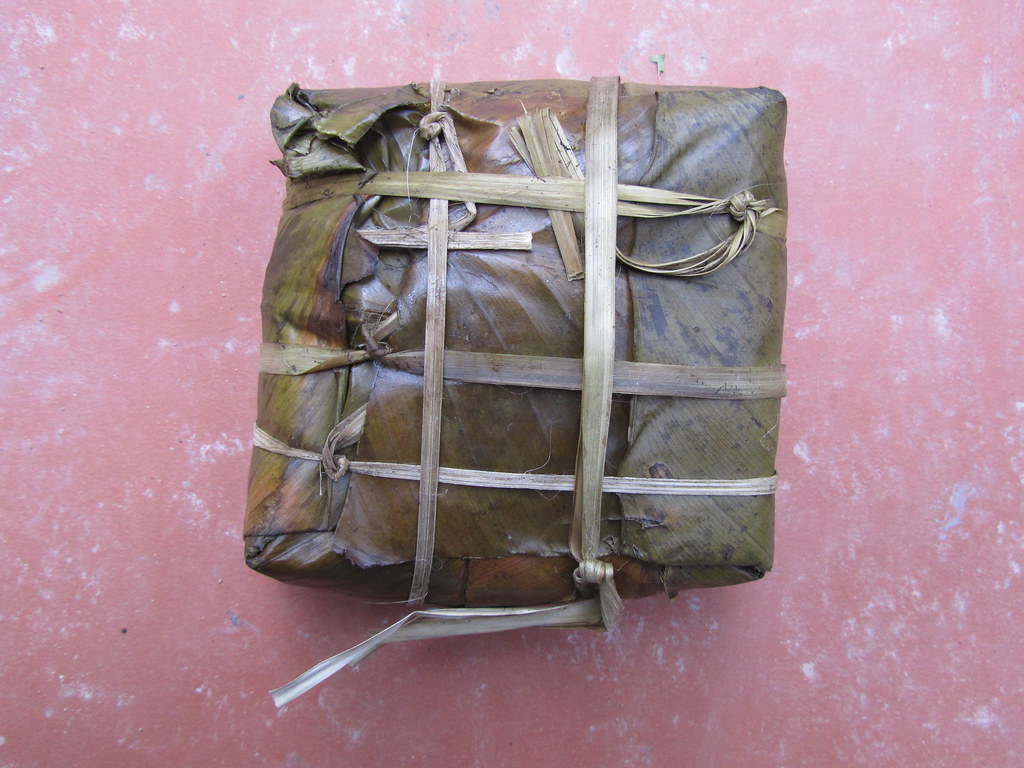
#> input picture dataset/Images/Banh chung/106.jpg, 1024 x 768 px
$ python -i preprocess.py   (imports and definitions only)   (older library calls are emulated)
#> lines starting #> are read from the running program, lines starting #| are printed output that depends on the picture
# -*- coding: utf-8 -*-
"""
src/preprocess.py - MODULE TIỀN XỬ LÝ DỮ LIỆU ẢNH MÓN ĂN MIỀN BẮC VIỆT NAM
Tuân thủ nghiêm ngặt quy trình KDD / CRISP-DM:
Làm sạch -> Chuẩn hóa tên/nhãn -> Chia tập Stratified (70/15/15) -> Biến đổi ảnh -> Data Augmentation (CHỈ TRÊN TRAIN)

Đặc biệt:
- Không xóa tự động hoàn toàn: Gắn cờ (flag) ra file flagged_images.csv để người dùng thẩm tra bằng mắt.
- Toàn bộ ngưỡng cấu hình đặt ở đầu file (CONFIG).
- Tránh rò rỉ dữ liệu (Data Leakage): Mọi biến đổi thống kê và sinh mẫu chỉ áp dụng trên Train set.
"""

import os
import sys
import glob
import json
import shutil
import hashlib
import logging
from pathlib import Path
from typing import Dict, List, Tuple, Optional, Any

import cv2
import numpy as np
import pandas as pd
from PIL import Image, ImageOps, ExifTags
import imagehash
from tqdm import tqdm
from sklearn.model_selection import train_test_split
from sklearn.preprocessing import LabelEncoder

# Thiết lập logging ghi nhận chi tiết quy trình KDD
# [5 lines not run here, left out]
logger = logging.getLogger(__name__)
BASE_DIR = Path(__file__).resolve().parent.parent

# ==============================================================================
# 0. CẤU HÌNH NGƯỠNG KIỂM TRA (DỄ DÀNG HIỆU CHỈNH TRƯỚC KHI BẢO VỆ)
# ==============================================================================
CONFIG = {
    # Kích thước tối thiểu để không bị coi là ảnh rác/icon/thumbnail hỏng
    'MIN_WIDTH': 100,
    'MIN_HEIGHT': 100,

    # Kích thước chuẩn hóa đầu vào theo đề bài
    'TARGET_SIZE': (224, 224),

    # Ngưỡng phát hiện ảnh mờ (Phương sai của toán tử Laplacian)
    # Ảnh có var(Laplacian) < BLUR_THRESHOLD coi như bị rung tay, out-focus
    'BLUR_THRESHOLD': 80.0,

    # Ngưỡng phát hiện ánh sáng bất thường (Độ sáng trung bình kênh V hoặc Grayscale [0..255])
    'BRIGHTNESS_LOW': 35.0,    # Quá tối (underexposed)
    'BRIGHTNESS_HIGH': 225.0,  # Quá chói lóa (overexposed)

    # Ngưỡng phát hiện trùng lặp Perceptual Hash (Hamming distance)
    # Khoảng cách <= 4 được coi là ảnh gần như y hệt hoặc chỉ khác tỉ lệ nhẹ
    'PHASH_HAMMING_THRESHOLD': 4,

    # Phân vị khoảng cách Mahalanobis/Euclidean tới tâm lớp để nghi ngờ sai nhãn
    'OUTLIER_PERCENTILE': 95.0,

    # Tỉ lệ phân chia tập dữ liệu chuẩn mực
    'TRAIN_RATIO': 0.70,
    'VAL_RATIO': 0.15,
    'TEST_RATIO': 0.15,
    'RANDOM_STATE': 42,

    # Tham số xử lý tương phản thích ứng CLAHE
    'CLAHE_CLIP_LIMIT': 2.0,
    'CLAHE_TILE_GRID': (8, 8),

    # Mục tiêu số ảnh sau cân bằng Augmentation cho mỗi lớp trên tập train
    'TARGET_TRAIN_SAMPLES_PER_CLASS': 700
}


# ==============================================================================
# GIAI ĐOẠN 2.1: LÀM SẠCH VÀ PHÁT HIỆN BẤT THƯỜNG (CLEANING & AUDITING)
# ==============================================================================

# [377 lines left out: functions fix_image_exif_and_convert_rgb, calculate_md5, calculate_phash, calculate_blur_variance, calculate_brightness, audit_and_flag_dataset and 2 more, not called in this run]


# ==============================================================================
# GIAI ĐOẠN 2.4: BIẾN ĐỔI ẢNH (RESIZE, CLAHE, WHITE BALANCE, DENOISE, NORMALIZE)
# ==============================================================================

def resize_letterbox(
    image: np.ndarray,
    target_size: Tuple[int, int] = (224, 224),
    pad_color: Tuple[int, int, int] = (128, 128, 128)
) -> np.ndarray:
    """
    Resize ảnh giữ nguyên tỉ lệ khung hình (Aspect Ratio),
    thêm viền đệm (padding letterbox) màu xám để tránh làm méo dạng món ăn.
    """
    target_w, target_h = target_size
    h, w = image.shape[:2]
    scale = min(target_w / w, target_h / h)

    new_w = int(w * scale)
    new_h = int(h * scale)

    resized = cv2.resize(image, (new_w, new_h), interpolation=cv2.INTER_AREA)
    canvas = np.full((target_h, target_w, 3), pad_color, dtype=np.uint8)

    dx = (target_w - new_w) // 2
    dy = (target_h - new_h) // 2
    canvas[dy:dy+new_h, dx:dx+new_w] = resized
    return canvas


def apply_clahe_lab(image_rgb: np.ndarray, clip_limit: float = 2.0, grid_size: Tuple[int, int] = (8, 8)) -> np.ndarray:
    """
    Áp dụng thuật toán cân bằng biểu đồ tần suất thích ứng giới hạn độ tương phản (CLAHE)
    riêng trên kênh L (Độ chói) của không gian màu CIE LAB.
    Giúp làm rõ chi tiết sợi phở, lát thịt, cọng rau mà KHÔNG làm đổi tông màu gốc.
    """
    lab = cv2.cvtColor(image_rgb, cv2.COLOR_RGB2LAB)
    l_channel, a_channel, b_channel = cv2.split(lab)

    clahe = cv2.createCLAHE(clipLimit=clip_limit, tileGridSize=grid_size)
    l_enhanced = clahe.apply(l_channel)

    enhanced_lab = cv2.merge([l_enhanced, a_channel, b_channel])
    return cv2.cvtColor(enhanced_lab, cv2.COLOR_LAB2RGB)


def apply_gray_world_white_balance(image_rgb: np.ndarray) -> np.ndarray:
    """
    Cân bằng trắng theo giả định Gray World:
    Khử ám vàng (đèn nhà hàng) hoặc ám xanh (ngoài trời), đưa trung bình các kênh R,G,B về cân bằng.
    """
    img_float = image_rgb.astype(np.float32)
    mean_r = np.mean(img_float[:, :, 0])
#> mean_r = 168.9
    mean_g = np.mean(img_float[:, :, 1])
#> mean_g = 137.6
    mean_b = np.mean(img_float[:, :, 2])
#> mean_b = 148.8

    gray_mean = (mean_r + mean_g + mean_b) / 3.0
#> gray_mean = 151.8

    # Tránh chia cho 0
    scale_r = gray_mean / (mean_r + 1e-5)
#> scale_r = 0.898
    scale_g = gray_mean / (mean_g + 1e-5)
#> scale_g = 1.1
    scale_b = gray_mean / (mean_b + 1e-5)
#> scale_b = 1.02

    balanced = np.zeros_like(img_float)
    balanced[:, :, 0] = np.clip(img_float[:, :, 0] * scale_r, 0, 255)
    balanced[:, :, 1] = np.clip(img_float[:, :, 1] * scale_g, 0, 255)
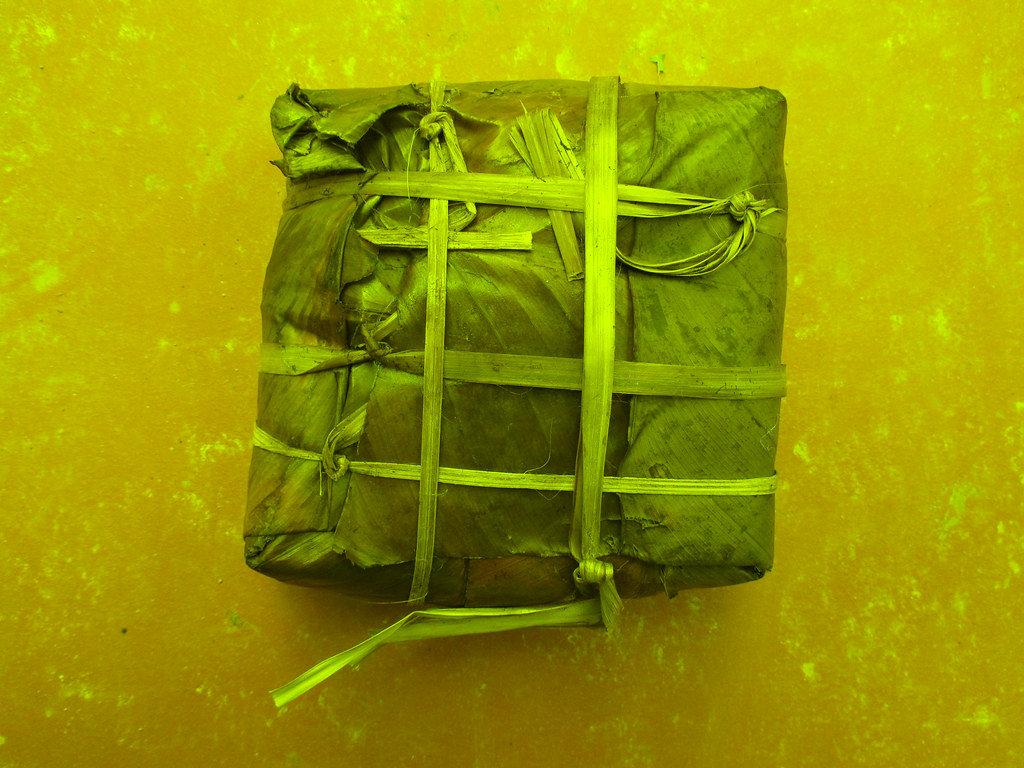
#> balanced: shape (768, 1024, 3) float32; mean R, G, B 151.8, 151.8, 0
    balanced[:, :, 2] = np.clip(img_float[:, :, 2] * scale_b, 0, 255)
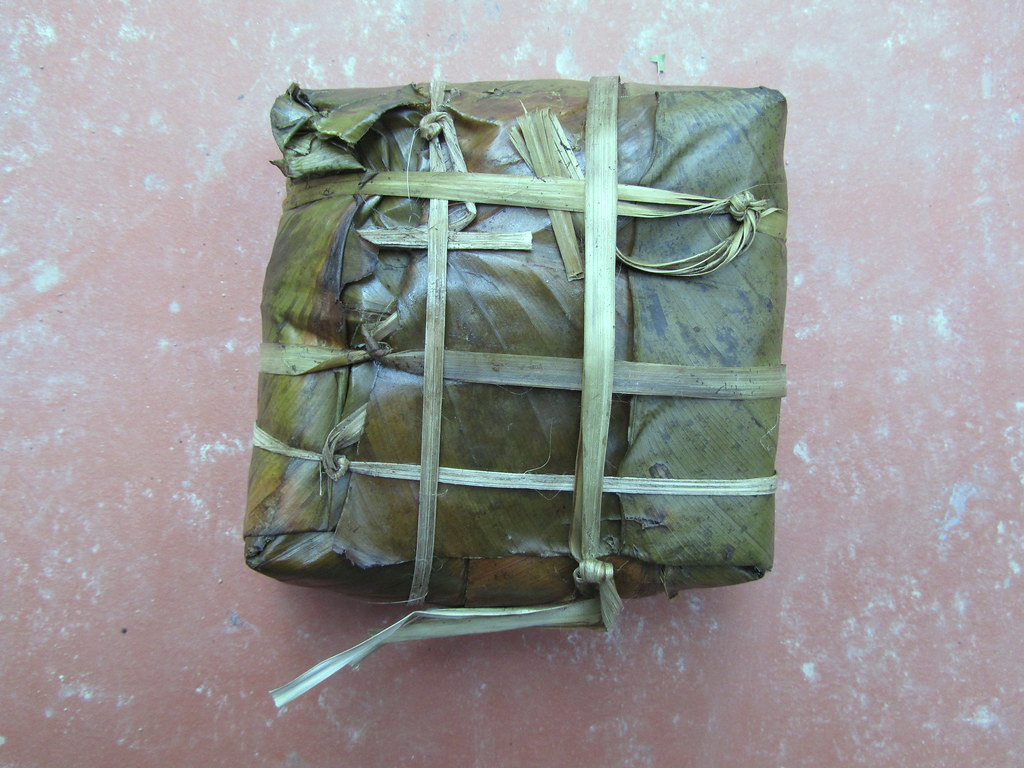
#> balanced: shape (768, 1024, 3) float32; mean R, G, B 151.8, 151.8, 151.8

    return balanced.astype(np.uint8)


def apply_mild_denoising(image_rgb: np.ndarray) -> np.ndarray:
    """
    Khử nhiễu nhẹ bằng bộ lọc song phương (Bilateral Filter),
    làm mượt hạt nhiễu ISO nhưng giữ sắc nét tuyệt đối các đường biên (edges).
    """
    return cv2.bilateralFilter(image_rgb, d=5, sigmaColor=35, sigmaSpace=35)


def transform_single_image(image_rgb: np.ndarray, keep_aspect_ratio: bool = True) -> np.ndarray:
    """
    Chuỗi biến đổi hình ảnh toàn diện (Full Transformation Pipeline):
    1. Cân bằng trắng Gray World
    2. Khử nhiễu nhẹ Bilateral
    3. Tăng cường cục bộ CLAHE LAB
    4. Resize về kích thước chuẩn 224x224
    """
    # 1. Cân bằng trắng
    img = apply_gray_world_white_balance(image_rgb)
    # 2. Khử nhiễu
    img = apply_mild_denoising(img)
    # 3. CLAHE
    img = apply_clahe_lab(img, clip_limit=CONFIG['CLAHE_CLIP_LIMIT'], grid_size=CONFIG['CLAHE_TILE_GRID'])
#> in apply_clahe_lab, `lab = cv2.cvtColor(image_rgb, cv2.COLOR_RGB2LAB)`: lab: shape (768, 1024, 3); mean of channels 0, 1, 2 158.6, 128.2, 128.3
#> in apply_clahe_lab, `l_channel, a_channel, b_channel = cv2.split(lab)`:
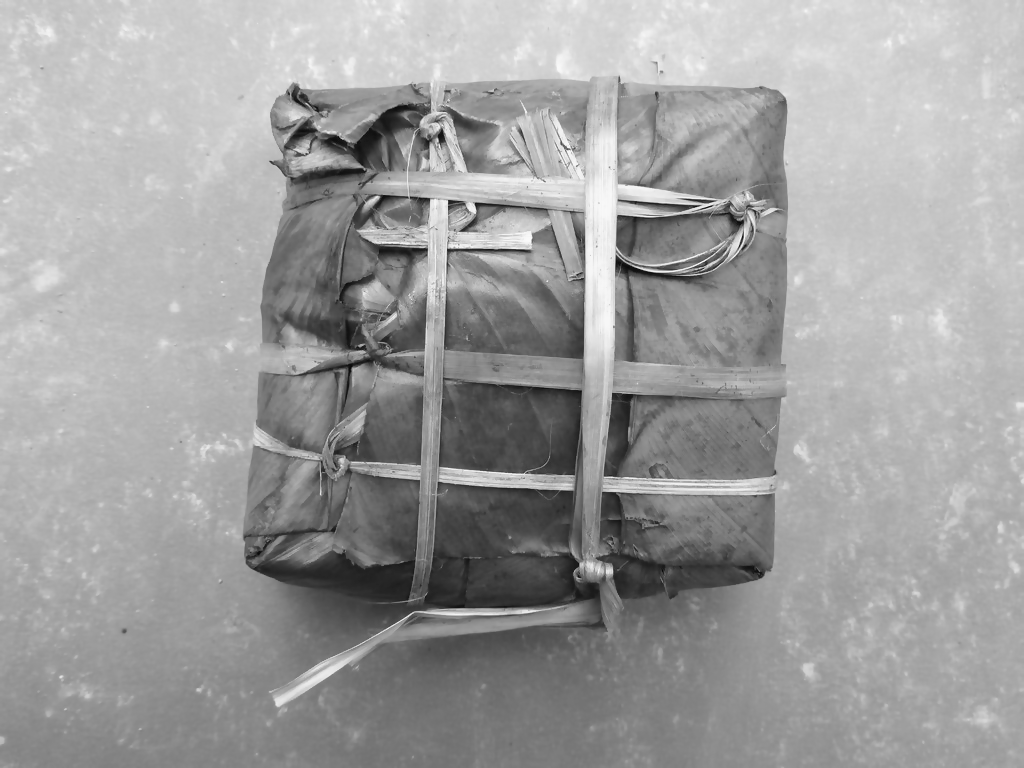
#> l_channel: shape (768, 1024); min 9, max 249, mean 158.6
#> in apply_clahe_lab, `l_channel, a_channel, b_channel = cv2.split(lab)`:
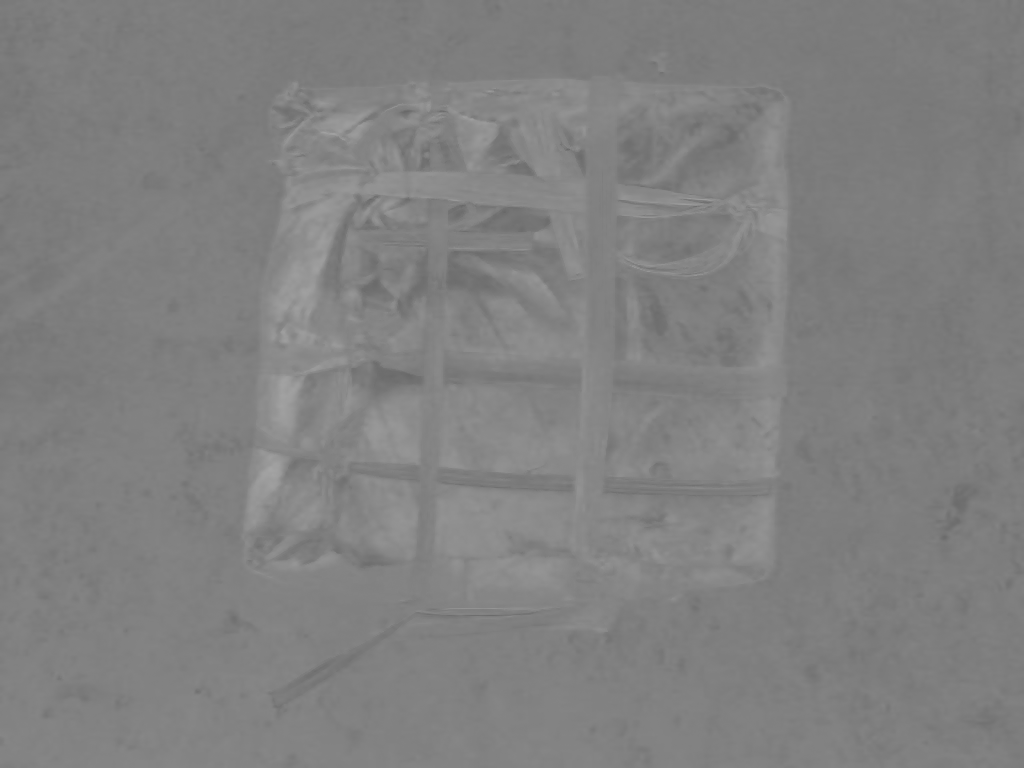
#> b_channel: shape (768, 1024); min 104, max 165, mean 128.3
#> in apply_clahe_lab, `l_enhanced = clahe.apply(l_channel)`:
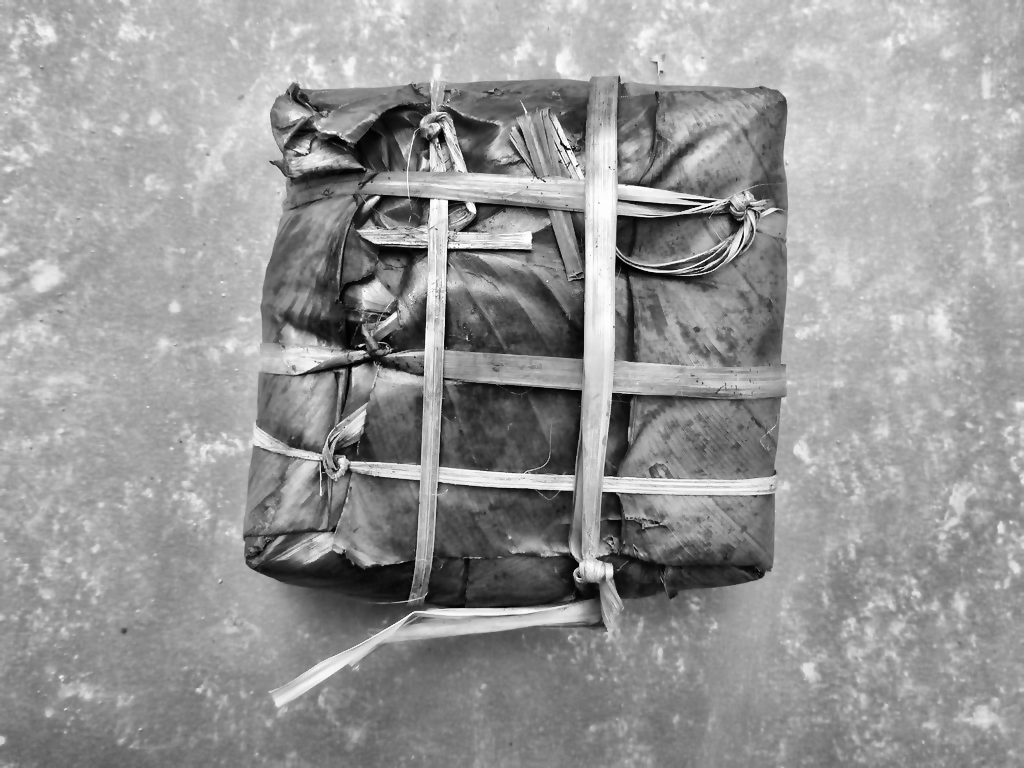
#> l_enhanced: shape (768, 1024); min 1, max 255, mean 151
#> in apply_clahe_lab, `enhanced_lab = cv2.merge([l_enhanced, a_channel, b_channel])`: enhanced_lab: shape (768, 1024, 3); mean of channels 0, 1, 2 151, 128.2, 128.3
    # 4. Resize
    if keep_aspect_ratio:
        img = resize_letterbox(img, target_size=CONFIG['TARGET_SIZE'])
#> in resize_letterbox, `resized = cv2.resize(image, (new_w, new_h), interpolation=cv2.INTER_AR..`:
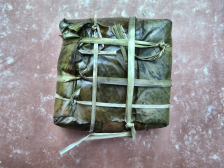
#> resized: shape (168, 224, 3); mean R, G, B 143.8, 143.9, 143.8
#> in resize_letterbox, `canvas[dy:dy+new_h, dx:dx+new_w] = resized`:
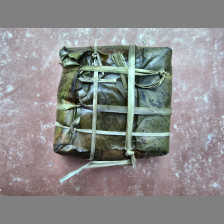
#> canvas: shape (224, 224, 3); mean R, G, B 139.8, 139.9, 139.9
    else:
        img = cv2.resize(img, CONFIG['TARGET_SIZE'], interpolation=cv2.INTER_AREA)
    return img


# ==============================================================================
# GIAI ĐOẠN 2.5: CÂN BẰNG DỮ LIỆU BẰNG DATA AUGMENTATION (CHỈ TRÊN TẬP TRAIN)
# ==============================================================================

# [150 lines left out: functions augment_image_random, process_and_augment_dataset, run_full_preprocessing_pipeline, not called in this run]


# [2 lines not run here, left out]

>>> import cv2
>>> picture = cv2.cvtColor(cv2.imread('../dataset/Images/Banh chung/106.jpg'), cv2.COLOR_BGR2RGB)
>>> result = transform_single_image(picture)

$ run again, on dataset/Images/Banh cuon/1104.jpg
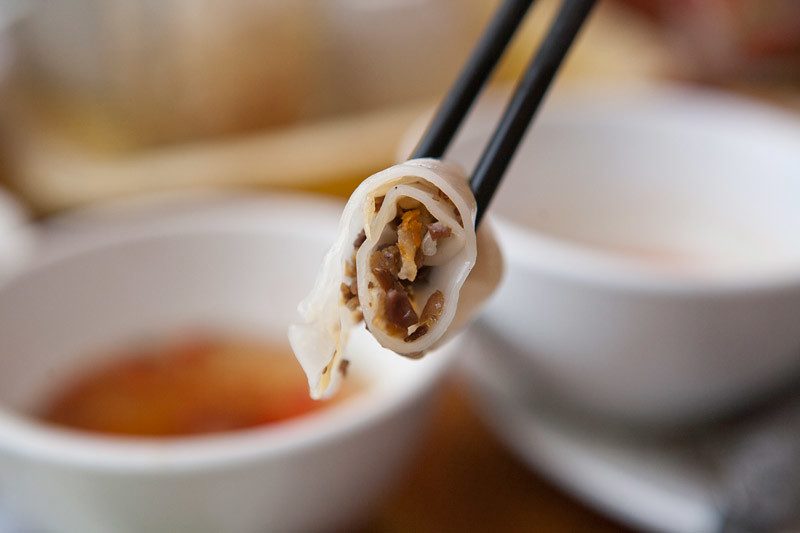
#> input picture dataset/Images/Banh cuon/1104.jpg, 800 x 533 px
#> mean_r = 151.9
#> mean_g = 131.7
#> mean_b = 117.3
#> gray_mean = 133.6
#> scale_r = 0.88
#> scale_g = 1.01
#> scale_b = 1.14
#> lab: shape (533, 800, 3); mean of channels 0, 1, 2 140.7, 129.4, 128.9
#> enhanced_lab: shape (533, 800, 3); mean of channels 0, 1, 2 139.4, 129.4, 128.9
#> in apply_clahe_lab, `return cv2.cvtColor(enhanced_lab, cv2.COLOR_LAB2RGB)`:
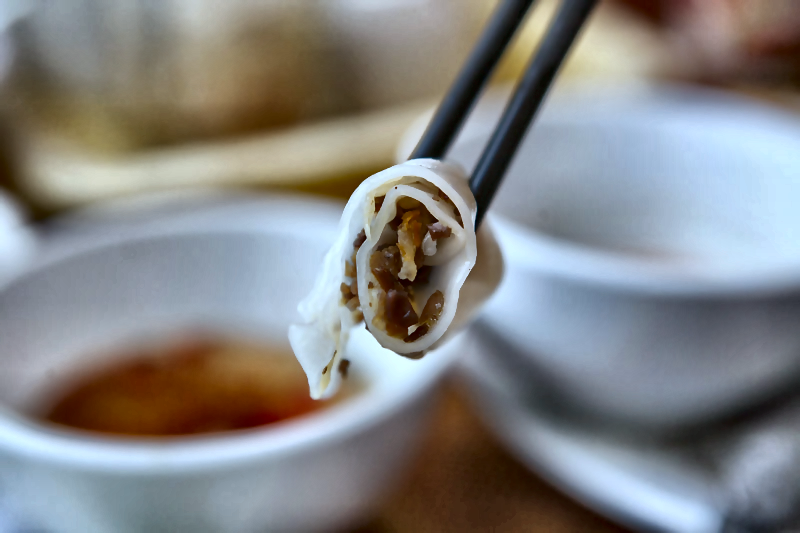
#> returned value: shape (533, 800, 3); mean R, G, B 131.9, 132.3, 132.3
#> in resize_letterbox, `canvas[dy:dy+new_h, dx:dx+new_w] = resized`:
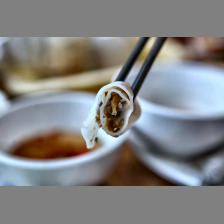
#> canvas: shape (224, 224, 3); mean R, G, B 130.6, 130.8, 130.8

$ run again, on dataset/Images/Banh cuon/1111.jpg
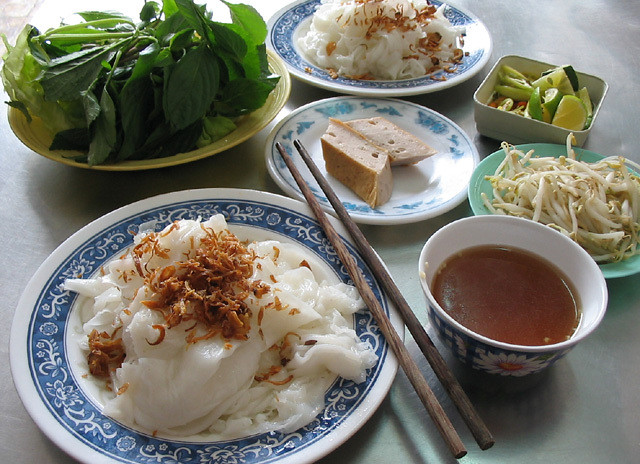
#> input picture dataset/Images/Banh cuon/1111.jpg, 640 x 464 px
#> mean_r = 123.3
#> mean_g = 121.7
#> mean_b = 109.8
#> gray_mean = 118.3
#> scale_r = 0.959
#> scale_g = 0.972
#> scale_b = 1.08
#> lab: shape (464, 640, 3); mean of channels 0, 1, 2 124.4, 129, 129
#> enhanced_lab: shape (464, 640, 3); mean of channels 0, 1, 2 127.1, 129, 129
#> in resize_letterbox, `resized = cv2.resize(image, (new_w, new_h), interpolation=cv2.INTER_AR..`:
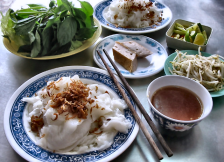
#> resized: shape (162, 224, 3); mean R, G, B 120.8, 121.1, 120.1
#> in resize_letterbox, `canvas[dy:dy+new_h, dx:dx+new_w] = resized`:
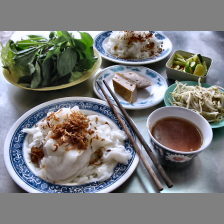
#> canvas: shape (224, 224, 3); mean R, G, B 122.8, 123, 122.3

$ run again, on dataset/Images/Banh da cua/100_VNFoods_Aug_image_116.jpg
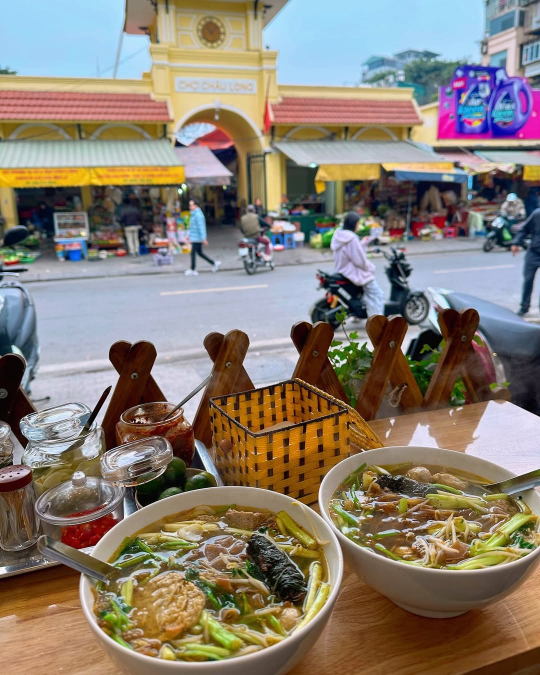
#> input picture dataset/Images/Banh da cua/100_VNFoods_Aug_image_116.jpg, 1080 x 1350 px (shown at 1/2 size)
#> mean_r = 136.7
#> mean_g = 125.8
#> mean_b = 113.2
#> gray_mean = 125.2
#> scale_r = 0.916
#> scale_g = 0.995
#> scale_b = 1.11
#> lab: shape (1350, 1080, 3); mean of channels 0, 1, 2 132.4, 130.5, 130
#> enhanced_lab: shape (1350, 1080, 3); mean of channels 0, 1, 2 137.6, 130.5, 130
#> in resize_letterbox, `canvas[dy:dy+new_h, dx:dx+new_w] = resized`:
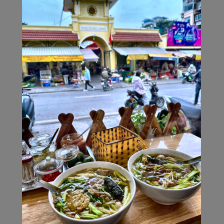
#> canvas: shape (224, 224, 3); mean R, G, B 130.2, 130.2, 128.2
